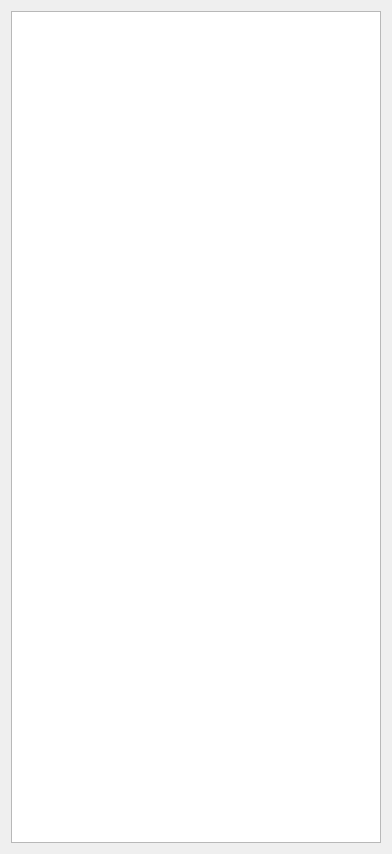
<?xml version="1.0" encoding="UTF-8"?>
<ui version="4.0">
 <class>ViewAllMatchesWidget</class>
 <widget class="QWidget" name="ViewAllMatchesWidget">
  <property name="geometry">
   <rect>
    <x>0</x>
    <y>0</y>
    <width>392</width>
    <height>854</height>
   </rect>
  </property>
  <property name="windowTitle">
   <string>All Matches</string>
  </property>
  <layout class="QVBoxLayout" name="verticalLayout">
   <item>
    <widget class="QTableView" name="tblviewAllMatches">
     <property name="sizePolicy">
      <sizepolicy hsizetype="Expanding" vsizetype="Expanding">
       <horstretch>0</horstretch>
       <verstretch>0</verstretch>
      </sizepolicy>
     </property>
     <property name="selectionBehavior">
      <enum>QAbstractItemView::SelectRows</enum>
     </property>
     <property name="sortingEnabled">
      <bool>true</bool>
     </property>
     <attribute name="verticalHeaderShowSortIndicator" stdset="0">
      <bool>true</bool>
     </attribute>
     <attribute name="verticalHeaderStretchLastSection">
      <bool>true</bool>
     </attribute>
    </widget>
   </item>
  </layout>
 </widget>
 <resources/>
 <connections/>
</ui>
